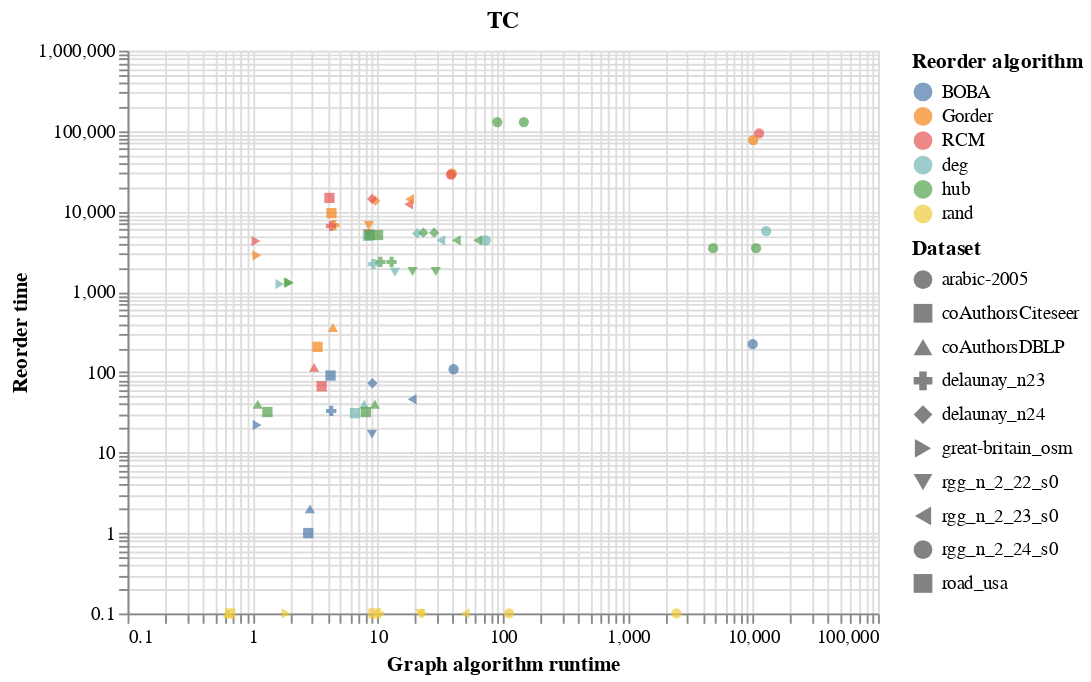

Here is the notebook cell this chart was saved with:
### Code cell
make_pareto('TC')

### Figure 1 — Vega-Lite specification as saved in the notebook (floating-point values rounded to 4 significant figures)
{"config": {"view": {"continuousWidth": 400, "continuousHeight": 300}}, "data": {"name": "data-c69f7d8a24afc16eeb29bd190775aa3d"}, "mark": {"type": "point", "filled": true}, "encoding": {"color": {"field": "Reorder algorithm", "type": "nominal"}, "shape": {"field": "Dataset", "type": "nominal"}, "x": {"field": "Graph algorithm runtime", "scale": {"type": "log"}, "type": "quantitative"}, "y": {"field": "Reorder time", "scale": {"type": "log"}, "type": "quantitative"}}, "title": "TC", "$schema": "https://vega.github.io/schema/vega-lite/v4.17.0.json", "datasets": {"data-c69f7d8a24afc16eeb29bd190775aa3d": [{"Dataset": "coAuthorsDBLP", "Reorder algorithm": "hub", "graph_algorithm": "tc", "Graph algorithm runtime": 9.501, "Reorder time": 40.0}, {"Dataset": "great-britain_osm", "Reorder algorithm": "hub", "graph_algorithm": "tc", "Graph algorithm runtime": 1.927, "Reorder time": 1302.0}, {"Dataset": "rgg_n_2_24_s0", "Reorder algorithm": "rand", "graph_algorithm": "tc", "Graph algorithm runtime": 112.1, "Reorder time": 0.1}, {"Dataset": "delaunay_n24", "Reorder algorithm": "deg", "graph_algorithm": "tc", "Graph algorithm runtime": 20.68, "Reorder time": 5328.0}, {"Dataset": "rgg_n_2_23_s0", "Reorder algorithm": "deg", "graph_algorithm": "tc", "Graph algorithm runtime": 31.96, "Reorder time": 4375.0}, {"Dataset": "great-britain_osm", "Reorder algorithm": "RCM", "graph_algorithm": "tc", "Graph algorithm runtime": 1.066, "Reorder time": 4283.0}, {"Dataset": "delaunay_n23", "Reorder algorithm": "hub", "graph_algorithm": "tc", "Graph algorithm runtime": 10.5, "Reorder time": 2355.0}, {"Dataset": "rgg_n_2_22_s0", "Reorder algorithm": "RCM", "graph_algorithm": "tc", "Graph algorithm runtime": 8.36, "Reorder time": 5296.0}, {"Dataset": "coAuthorsDBLP", "Reorder algorithm": "rand", "graph_algorithm": "tc", "Graph algorithm runtime": 0.6364, "Reorder time": 0.1}, {"Dataset": "rgg_n_2_23_s0", "Reorder algorithm": "rand", "graph_algorithm": "tc", "Graph algorithm runtime": 50.01, "Reorder time": 0.1}, {"Dataset": "rgg_n_2_22_s0", "Reorder algorithm": "BOBA", "graph_algorithm": "tc", "Graph algorithm runtime": 9.0, "Reorder time": 17.0}, {"Dataset": "great-britain_osm", "Reorder algorithm": "rand", "graph_algorithm": "tc", "Graph algorithm runtime": 1.848, "Reorder time": 0.1}, {"Dataset": "great-britain_osm", "Reorder algorithm": "BOBA", "graph_algorithm": "tc", "Graph algorithm runtime": 1.087, "Reorder time": 22.0}, {"Dataset": "delaunay_n23", "Reorder algorithm": "deg", "graph_algorithm": "tc", "Graph algorithm runtime": 9.223, "Reorder time": 2214.0}, {"Dataset": "rgg_n_2_22_s0", "Reorder algorithm": "rand", "graph_algorithm": "tc", "Graph algorithm runtime": 21.83, "Reorder time": 0.1}, {"Dataset": "coAuthorsDBLP", "Reorder algorithm": "BOBA", "graph_algorithm": "tc", "Graph algorithm runtime": 2.873, "Reorder time": 2.0}, {"Dataset": "rgg_n_2_23_s0", "Reorder algorithm": "hub", "graph_algorithm": "tc", "Graph algorithm runtime": 42.52, "Reorder time": 4368.0}, {"Dataset": "delaunay_n24", "Reorder algorithm": "hub", "graph_algorithm": "tc", "Graph algorithm runtime": 23.19, "Reorder time": 5450.0}, {"Dataset": "rgg_n_2_23_s0", "Reorder algorithm": "RCM", "graph_algorithm": "tc", "Graph algorithm runtime": 17.65, "Reorder time": 12280.0}, {"Dataset": "great-britain_osm", "Reorder algorithm": "deg", "graph_algorithm": "tc", "Graph algorithm runtime": 1.652, "Reorder time": 1250.0}, {"Dataset": "delaunay_n23", "Reorder algorithm": "Gorder", "graph_algorithm": "tc", "Graph algorithm runtime": 4.493, "Reorder time": 6742.0}, {"Dataset": "coAuthorsDBLP", "Reorder algorithm": "deg", "graph_algorithm": "tc", "Graph algorithm runtime": 7.802, "Reorder time": 40.0}, {"Dataset": "delaunay_n24", "Reorder algorithm": "rand", "graph_algorithm": "tc", "Graph algorithm runtime": 22.7, "Reorder time": 0.1}, {"Dataset": "coAuthorsCiteseer", "Reorder algorithm": "hub", "graph_algorithm": "tc", "Graph algorithm runtime": 1.313, "Reorder time": 32.0}, {"Dataset": "rgg_n_2_22_s0", "Reorder algorithm": "Gorder", "graph_algorithm": "tc", "Graph algorithm runtime": 8.501, "Reorder time": 6700.0}, {"Dataset": "rgg_n_2_23_s0", "Reorder algorithm": "BOBA", "graph_algorithm": "tc", "Graph algorithm runtime": 18.85, "Reorder time": 46.0}, {"Dataset": "delaunay_n23", "Reorder algorithm": "BOBA", "graph_algorithm": "tc", "Graph algorithm runtime": 4.25, "Reorder time": 33.0}, {"Dataset": "coAuthorsCiteseer", "Reorder algorithm": "hub", "graph_algorithm": "tc", "Graph algorithm runtime": 8.041, "Reorder time": 32.0}, {"Dataset": "coAuthorsCiteseer", "Reorder algorithm": "deg", "graph_algorithm": "tc", "Graph algorithm runtime": 6.578, "Reorder time": 31.0}, {"Dataset": "coAuthorsCiteseer", "Reorder algorithm": "RCM", "graph_algorithm": "tc", "Graph algorithm runtime": 3.56, "Reorder time": 67.0}, {"Dataset": "road_usa", "Reorder algorithm": "hub", "graph_algorithm": "tc", "Graph algorithm runtime": 10.07, "Reorder time": 5092.0}, {"Dataset": "great-britain_osm", "Reorder algorithm": "Gorder", "graph_algorithm": "tc", "Graph algorithm runtime": 1.082, "Reorder time": 2835.0}, {"Dataset": "delaunay_n23", "Reorder algorithm": "rand", "graph_algorithm": "tc", "Graph algorithm runtime": 10.26, "Reorder time": 0.1}, {"Dataset": "coAuthorsDBLP", "Reorder algorithm": "RCM", "graph_algorithm": "tc", "Graph algorithm runtime": 3.101, "Reorder time": 115.0}, {"Dataset": "arabic-2005", "Reorder algorithm": "rand", "graph_algorithm": "tc", "Graph algorithm runtime": 2444.0, "Reorder time": 0.1}, {"Dataset": "arabic-2005", "Reorder algorithm": "BOBA", "graph_algorithm": "tc", "Graph algorithm runtime": 9966.0, "Reorder time": 224.0}, {"Dataset": "road_usa", "Reorder algorithm": "BOBA", "graph_algorithm": "tc", "Graph algorithm runtime": 4.196, "Reorder time": 91.0}, {"Dataset": "rgg_n_2_24_s0", "Reorder algorithm": "hub", "graph_algorithm": "tc", "Graph algorithm runtime": 147.3, "Reorder time": 129200.0}, {"Dataset": "delaunay_n24", "Reorder algorithm": "Gorder", "graph_algorithm": "tc", "Graph algorithm runtime": 9.554, "Reorder time": 13620.0}, {"Dataset": "coAuthorsDBLP", "Reorder algorithm": "hub", "graph_algorithm": "tc", "Graph algorithm runtime": 1.099, "Reorder time": 40.0}, {"Dataset": "rgg_n_2_24_s0", "Reorder algorithm": "hub", "graph_algorithm": "tc", "Graph algorithm runtime": 90.4, "Reorder time": 129200.0}, {"Dataset": "rgg_n_2_24_s0", "Reorder algorithm": "deg", "graph_algorithm": "tc", "Graph algorithm runtime": 73.03, "Reorder time": 4375.0}, {"Dataset": "rgg_n_2_23_s0", "Reorder algorithm": "hub", "graph_algorithm": "tc", "Graph algorithm runtime": 62.88, "Reorder time": 4368.0}, {"Dataset": "rgg_n_2_23_s0", "Reorder algorithm": "Gorder", "graph_algorithm": "tc", "Graph algorithm runtime": 17.98, "Reorder time": 14230.0}, {"Dataset": "great-britain_osm", "Reorder algorithm": "hub", "graph_algorithm": "tc", "Graph algorithm runtime": 1.967, "Reorder time": 1302.0}, {"Dataset": "rgg_n_2_22_s0", "Reorder algorithm": "hub", "graph_algorithm": "tc", "Graph algorithm runtime": 29.12, "Reorder time": 1791.0}, {"Dataset": "coAuthorsCiteseer", "Reorder algorithm": "BOBA", "graph_algorithm": "tc", "Graph algorithm runtime": 2.784, "Reorder time": 1.0}, {"Dataset": "coAuthorsCiteseer", "Reorder algorithm": "Gorder", "graph_algorithm": "tc", "Graph algorithm runtime": 3.302, "Reorder time": 207.0}, {"Dataset": "coAuthorsDBLP", "Reorder algorithm": "Gorder", "graph_algorithm": "tc", "Graph algorithm runtime": 4.382, "Reorder time": 360.0}, {"Dataset": "road_usa", "Reorder algorithm": "RCM", "graph_algorithm": "tc", "Graph algorithm runtime": 4.116, "Reorder time": 14730.0}, {"Dataset": "arabic-2005", "Reorder algorithm": "RCM", "graph_algorithm": "tc", "Graph algorithm runtime": 11200.0, "Reorder time": 93590.0}, {"Dataset": "rgg_n_2_24_s0", "Reorder algorithm": "Gorder", "graph_algorithm": "tc", "Graph algorithm runtime": 39.22, "Reorder time": 29620.0}, {"Dataset": "delaunay_n23", "Reorder algorithm": "RCM", "graph_algorithm": "tc", "Graph algorithm runtime": 4.232, "Reorder time": 6624.0}, {"Dataset": "delaunay_n24", "Reorder algorithm": "hub", "graph_algorithm": "tc", "Graph algorithm runtime": 28.26, "Reorder time": 5450.0}, {"Dataset": "coAuthorsCiteseer", "Reorder algorithm": "rand", "graph_algorithm": "tc", "Graph algorithm runtime": 0.6612, "Reorder time": 0.1}, {"Dataset": "road_usa", "Reorder algorithm": "Gorder", "graph_algorithm": "tc", "Graph algorithm runtime": 4.269, "Reorder time": 9524.0}, {"Dataset": "road_usa", "Reorder algorithm": "deg", "graph_algorithm": "tc", "Graph algorithm runtime": 8.361, "Reorder time": 4973.0}, {"Dataset": "arabic-2005", "Reorder algorithm": "deg", "graph_algorithm": "tc", "Graph algorithm runtime": 12760.0, "Reorder time": 5703.0}, {"Dataset": "rgg_n_2_22_s0", "Reorder algorithm": "deg", "graph_algorithm": "tc", "Graph algorithm runtime": 13.73, "Reorder time": 1752.0}, {"Dataset": "delaunay_n24", "Reorder algorithm": "RCM", "graph_algorithm": "tc", "Graph algorithm runtime": 9.019, "Reorder time": 14300.0}, {"Dataset": "rgg_n_2_24_s0", "Reorder algorithm": "BOBA", "graph_algorithm": "tc", "Graph algorithm runtime": 40.44, "Reorder time": 109.0}, {"Dataset": "rgg_n_2_22_s0", "Reorder algorithm": "hub", "graph_algorithm": "tc", "Graph algorithm runtime": 18.97, "Reorder time": 1791.0}, {"Dataset": "arabic-2005", "Reorder algorithm": "hub", "graph_algorithm": "tc", "Graph algorithm runtime": 10600.0, "Reorder time": 3491.0}, {"Dataset": "arabic-2005", "Reorder algorithm": "Gorder", "graph_algorithm": "tc", "Graph algorithm runtime": 10040.0, "Reorder time": 76990.0}, {"Dataset": "road_usa", "Reorder algorithm": "rand", "graph_algorithm": "tc", "Graph algorithm runtime": 9.255, "Reorder time": 0.1}, {"Dataset": "road_usa", "Reorder algorithm": "hub", "graph_algorithm": "tc", "Graph algorithm runtime": 8.616, "Reorder time": 5092.0}, {"Dataset": "delaunay_n24", "Reorder algorithm": "BOBA", "graph_algorithm": "tc", "Graph algorithm runtime": 9.068, "Reorder time": 73.0}, {"Dataset": "delaunay_n23", "Reorder algorithm": "hub", "graph_algorithm": "tc", "Graph algorithm runtime": 12.9, "Reorder time": 2355.0}, {"Dataset": "rgg_n_2_24_s0", "Reorder algorithm": "RCM", "graph_algorithm": "tc", "Graph algorithm runtime": 38.52, "Reorder time": 28760.0}, {"Dataset": "arabic-2005", "Reorder algorithm": "hub", "graph_algorithm": "tc", "Graph algorithm runtime": 4804.0, "Reorder time": 3491.0}]}}
